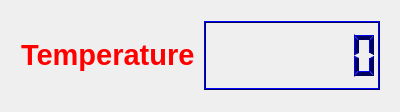
<?xml version="1.0" encoding="UTF-8"?>
<ui version="4.0">
 <class>Dialog1</class>
 <widget class="QDialog" name="Dialog1">
  <property name="geometry">
   <rect>
    <x>0</x>
    <y>0</y>
    <width>400</width>
    <height>112</height>
   </rect>
  </property>
  <property name="windowTitle">
   <string>Temperature Sensor Reading</string>
  </property>
  <widget class="QWidget" name="layoutWidget">
   <property name="geometry">
    <rect>
     <x>10</x>
     <y>10</y>
     <width>381</width>
     <height>91</height>
    </rect>
   </property>
   <layout class="QHBoxLayout" name="horizontalLayout">
    <item>
     <widget class="QLabel" name="temp_label">
      <property name="text">
       <string>&lt;html&gt;&lt;head/&gt;&lt;body&gt;&lt;p&gt;&lt;span style=&quot; font-size:22pt; font-weight:600; color:#ff0000;&quot;&gt;Temperature&lt;/span&gt;&lt;/p&gt;&lt;/body&gt;&lt;/html&gt;</string>
      </property>
     </widget>
    </item>
    <item>
     <widget class="QLCDNumber" name="temp_lcdNumber">
      <property name="palette">
       <palette>
        <active>
         <colorrole role="WindowText">
          <brush brushstyle="SolidPattern">
           <color alpha="255">
            <red>0</red>
            <green>0</green>
            <blue>94</blue>
           </color>
          </brush>
         </colorrole>
         <colorrole role="Light">
          <brush brushstyle="SolidPattern">
           <color alpha="255">
            <red>0</red>
            <green>0</green>
            <blue>255</blue>
           </color>
          </brush>
         </colorrole>
         <colorrole role="Dark">
          <brush brushstyle="SolidPattern">
           <color alpha="255">
            <red>0</red>
            <green>0</green>
            <blue>94</blue>
           </color>
          </brush>
         </colorrole>
         <colorrole role="Text">
          <brush brushstyle="SolidPattern">
           <color alpha="255">
            <red>60</red>
            <green>60</green>
            <blue>60</blue>
           </color>
          </brush>
         </colorrole>
         <colorrole role="ButtonText">
          <brush brushstyle="SolidPattern">
           <color alpha="255">
            <red>76</red>
            <green>76</green>
            <blue>76</blue>
           </color>
          </brush>
         </colorrole>
         <colorrole role="PlaceholderText">
          <brush brushstyle="NoBrush">
           <color alpha="128">
            <red>60</red>
            <green>60</green>
            <blue>60</blue>
           </color>
          </brush>
         </colorrole>
        </active>
        <inactive>
         <colorrole role="WindowText">
          <brush brushstyle="SolidPattern">
           <color alpha="255">
            <red>0</red>
            <green>0</green>
            <blue>94</blue>
           </color>
          </brush>
         </colorrole>
         <colorrole role="Light">
          <brush brushstyle="SolidPattern">
           <color alpha="255">
            <red>0</red>
            <green>0</green>
            <blue>255</blue>
           </color>
          </brush>
         </colorrole>
         <colorrole role="Dark">
          <brush brushstyle="SolidPattern">
           <color alpha="255">
            <red>0</red>
            <green>0</green>
            <blue>94</blue>
           </color>
          </brush>
         </colorrole>
         <colorrole role="Text">
          <brush brushstyle="SolidPattern">
           <color alpha="255">
            <red>60</red>
            <green>60</green>
            <blue>60</blue>
           </color>
          </brush>
         </colorrole>
         <colorrole role="ButtonText">
          <brush brushstyle="SolidPattern">
           <color alpha="255">
            <red>76</red>
            <green>76</green>
            <blue>76</blue>
           </color>
          </brush>
         </colorrole>
         <colorrole role="PlaceholderText">
          <brush brushstyle="NoBrush">
           <color alpha="128">
            <red>60</red>
            <green>60</green>
            <blue>60</blue>
           </color>
          </brush>
         </colorrole>
        </inactive>
        <disabled>
         <colorrole role="WindowText">
          <brush brushstyle="SolidPattern">
           <color alpha="255">
            <red>0</red>
            <green>0</green>
            <blue>94</blue>
           </color>
          </brush>
         </colorrole>
         <colorrole role="Light">
          <brush brushstyle="SolidPattern">
           <color alpha="255">
            <red>0</red>
            <green>0</green>
            <blue>255</blue>
           </color>
          </brush>
         </colorrole>
         <colorrole role="Dark">
          <brush brushstyle="SolidPattern">
           <color alpha="255">
            <red>0</red>
            <green>0</green>
            <blue>94</blue>
           </color>
          </brush>
         </colorrole>
         <colorrole role="Text">
          <brush brushstyle="SolidPattern">
           <color alpha="255">
            <red>0</red>
            <green>0</green>
            <blue>94</blue>
           </color>
          </brush>
         </colorrole>
         <colorrole role="ButtonText">
          <brush brushstyle="SolidPattern">
           <color alpha="255">
            <red>0</red>
            <green>0</green>
            <blue>94</blue>
           </color>
          </brush>
         </colorrole>
         <colorrole role="PlaceholderText">
          <brush brushstyle="NoBrush">
           <color alpha="128">
            <red>60</red>
            <green>60</green>
            <blue>60</blue>
           </color>
          </brush>
         </colorrole>
        </disabled>
       </palette>
      </property>
      <property name="digitCount">
       <number>7</number>
      </property>
     </widget>
    </item>
   </layout>
  </widget>
 </widget>
 <layoutdefault spacing="6" margin="11"/>
 <resources/>
 <connections/>
</ui>
